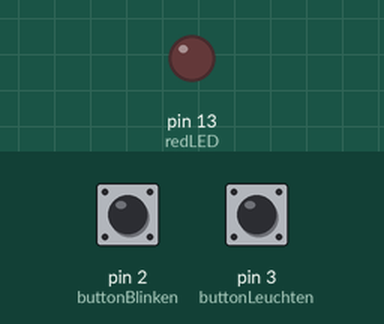
Simulated run of this sketch. Board: Arduino Uno, built with avr-gcc and run on an emulated ATmega328P. On the bench: output pins drawn as LEDs (lit = HIGH). Dashed ring = blinking. The test bench sets the inputs (shaded band); at power-on: pin 2 (buttonBlinken) LOW, pin 3 (buttonLeuchten) LOW.

Above: at 1.2 s.
1.3 s: pin 2 (buttonBlinken) pulled HIGH for 0.15 s
At 1.7 s:
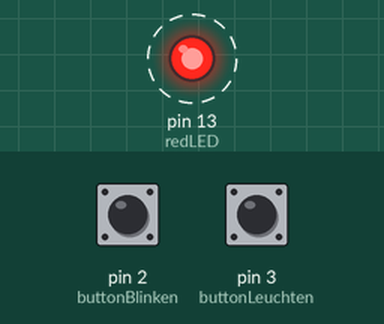
4.4 s: pin 2 (buttonBlinken) pulled HIGH for 3.2 s
Timing chart, 0 to 12.3 s (numbered marks = the images above; inputs shaded):
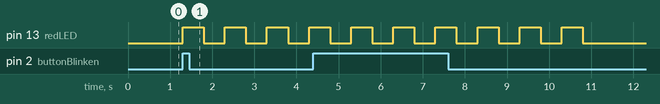

Measured:
- after the input at 1.3 s, pin 13 (redLED): alternates HIGH for 0.50 s and LOW for 0.50 s, starting at once

The sketch:

03_03_Taster.ino
```cpp
  const int buttonBlinken = 2;   //Taster an Pin 2 anschließen
  const int buttonLeuchten = 3;  //Taster an Pin 3 anschließen
  const int redLED = 13;         //Lampe an Pin 13 anschließen

  void setup() {
    pinMode(2, INPUT);     //Setze Taster-Pin als Eingang
    pinMode(3, INPUT);     //Setze Taster-Pin als Eingang
    pinMode(13, OUTPUT);   //Setze LED-Pin als Ausgang
  }

  void loop() {
    if(digitalRead(buttonBlinken) == HIGH) {
      blinken();
    }

    if(digitalRead(buttonLeuchten) == HIGH) {
      leuchten();
    }
  }

  void blinken() {
    for (int i = 0; i < 5; i++) {
    digitalWrite(redLED, HIGH);
    delay(500);
    digitalWrite(redLED, LOW);
    delay(500);
    }
  }

  void leuchten() {
    digitalWrite(redLED, HIGH);
    delay(5000);
    digitalWrite(redLED, LOW);
  }
```
